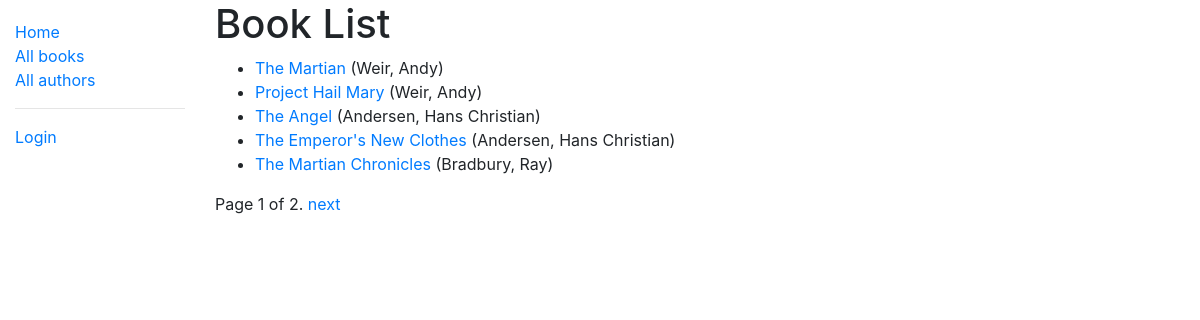
/catalog/books/, run on the app's committed database.
### catalog/models.py (models this page shows, shortened)
class Book(models.Model):
    title = models.CharField(max_length=200)
    author = models.ForeignKey('Author', on_delete=models.SET_NULL, null=True)
    summary = models.TextField(max_length=1000,
                               help_text='Enter brief description of book')
    isbn = models.CharField('ISBN', max_length=13,
                            unique=True,
                            help_text='13 Character <a href="https://www.isbn-international.org/content/what-isbn">ISBN number</a>')
    genre = models.ManyToManyField(Genre,
                                   help_text='Select genre for this book')
    language = models.ManyToManyField(Language,
                                   help_text='Select language book is written in')
    book_Img = models.ImageField(upload_to='images/',  default='')
    def get_absolute_url(self):
        return reverse('book-detail', args=[str(self.id)])
    def display_genre(self):
        """Create a string for the Genre. This is required to display genre in Admin."""
        return ', '.join(genre.name for genre in self.genre.all()[:3])
    display_genre.short_description = 'Genre'

class Author(models.Model):
    first_name = models.CharField(max_length=100)
    last_name = models.CharField(max_length=100)
    date_of_birth = models.DateField(null=True, blank=True)
    date_of_death = models.DateField('died', null=True, blank=True)
    class Meta:
        ordering = ['last_name', 'first_name']
    def __str__(self):
        return f'{self.last_name}, {self.first_name}'

### catalog/views.py (the view)
class BookListView(generic.ListView):
    model = Book
    paginate_by = 5

### catalog/templates/catalog/book_list.html
{% extends "base_generic.html" %}
{% block content %}
  <h1>Book List</h1>
  {% if book_list %}
  <ul>
    {% for book in book_list %}
      <li>
        <a href="{{ book.get_absolute_url }}">{{ book.title }}</a> ({{book.author}})
      </li>
    {% endfor %}
  </ul>
  {% else %}
    <p>There are no books in the library.</p>
  {% endif %}
{% endblock %}

### data on the page
Book: title "The Martian", author "Weir, Andy"
Book: title "Project Hail Mary", author "Weir, Andy"
Book: title "The Angel", author "Andersen, Hans Christian"
Book: title "The Emperor's New Clothes", author "Andersen, Hans Christian"
Book: title "The Martian Chronicles", author "Bradbury, Ray"

### other printed values
{{ page_obj.number }} "1"
{{ page_obj.paginator.num_pages }} "2"
